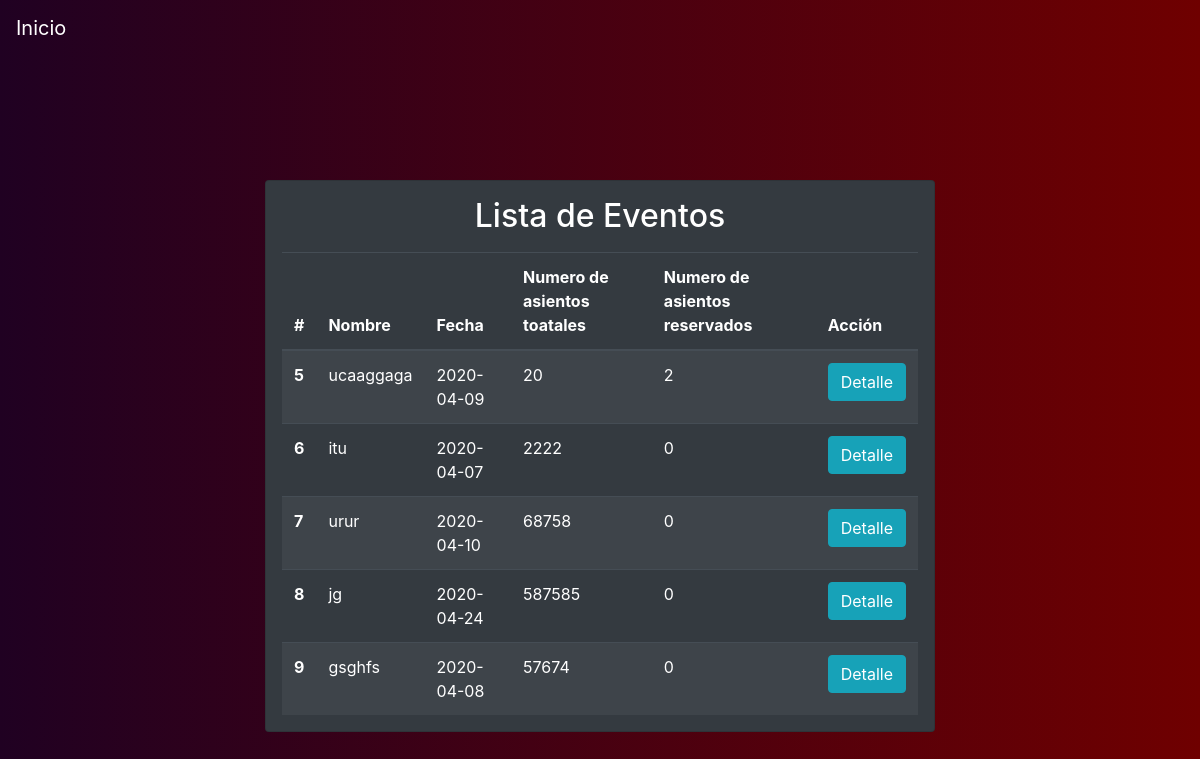
The app's page /events-inactive, older data.
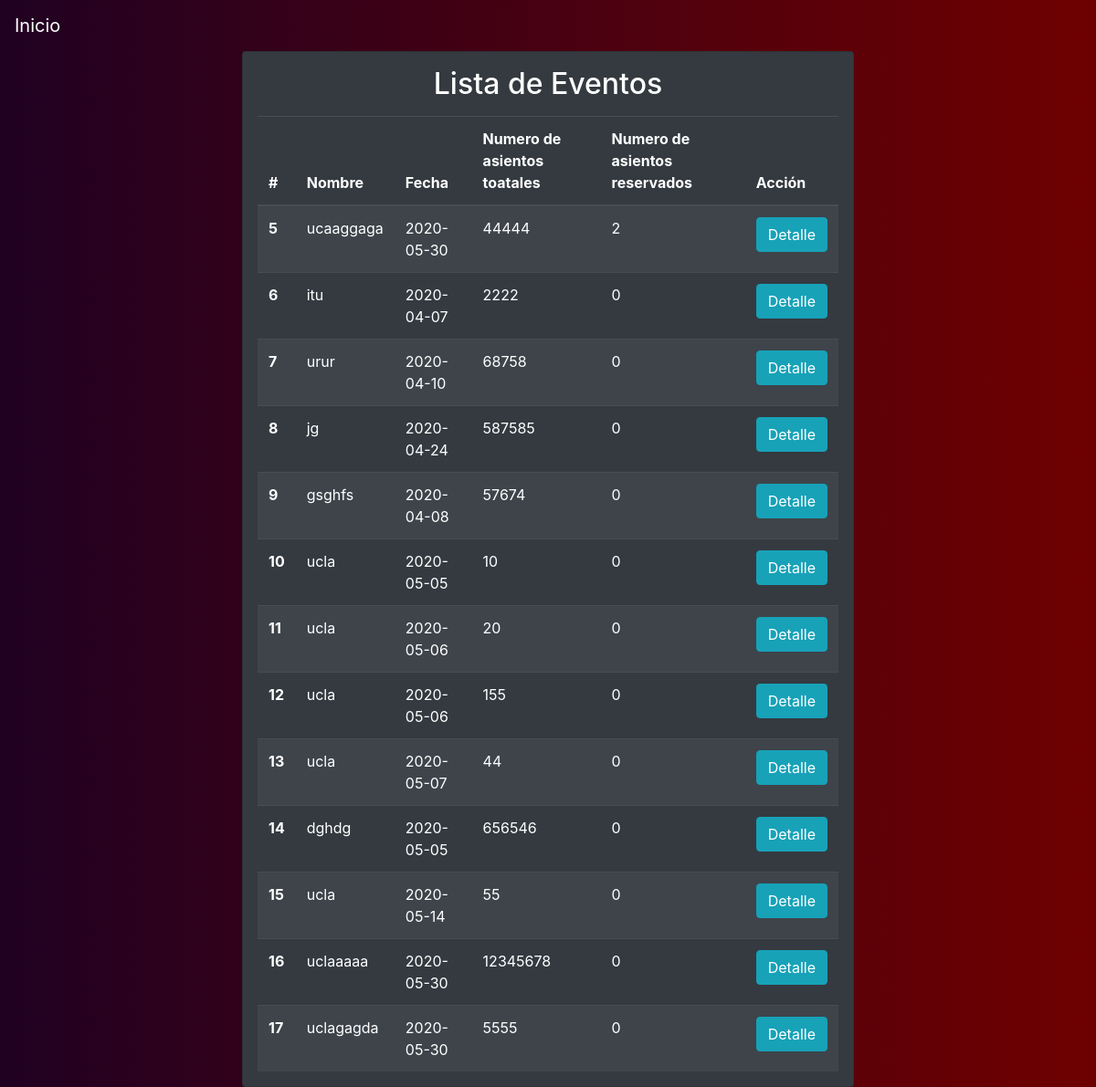
The same page, newer data.
### tables this page shows
CREATE TABLE "Evento"
(
	id INTEGER not null
		constraint Evento_pk
			primary key autoincrement,
	nombre text not null,
	fecha text not null,
	numero_asientos_total int not null,
	numero_asientos_reservados int not null
);

### app.py (the view)
@app.route("/events-inactive")
def events_inactive():
    date = datetime.now().date()
    events = query_db('SELECT * FROM Evento WHERE fecha <= ?', [date])
    return render_template('events_inactive.html', events=events)

### app.py (called while the page is built)
def make_dicts(cursor, row):
    return dict((cursor.description[idx][0], value)
                for idx, value in enumerate(row))

def get_db():
    db = getattr(g, '_database', None)
    if db is None:
        db = g._database = sqlite3.connect(DATABASE)
        db.row_factory = make_dicts
    return db

@app.teardown_appcontext
def close_connection(exception):
    db = getattr(g, '_database', None)
    if db is not None:
        db.close()

def query_db(query, args=(), one=False):
    cur = get_db().execute(query, args)
    rv = cur.fetchall()
    cur.close()
    return (rv[0] if rv else None) if one else rv

### templates/events_inactive.html
{% extends 'layout.html' %}
{% block body %}
<div class="container-fluid">
    <div class="bg-custom row align-items-center justify-content-center vh-100">
        <div class="col-md-7">
            <div class="card bg-dark">
                <div class="car-body text-white mx-3">
                    <h2 class="card-title text-center mt-3"> Lista de Eventos</h2>
                    <table class="table table-striped table-dark my-3 ">
                      <thead>
                        <tr>
                          <th scope="col">#</th>
                          <th scope="col">Nombre</th>
                          <th scope="col">Fecha</th>
                          <th scope="col">Numero de asientos toatales</th>
                          <th scope="col">Numero de asientos reservados</th>
                          <th scope="col">Acción</th>
                        </tr>
                      </thead>
                      <tbody>
                      {% for event in events%}
                        <tr>
                          <th scope="row">{{ event.id }}</th>
                          <td>{{ event.nombre }}</td>
                          <td>{{ event.fecha }}</td>
                          <td>{{ event.numero_asientos_total }}</td>
                          <td>{{ event.numero_asientos_reservados }}</td>
                          <td>
                              <a class="btn btn-info" href="/detail-event/{{event.id}}/{{ event.nombre }}"> Detalle</a>
                          </td>
                        </tr>
                      {% endfor %}
                      </tbody>
                    </table>
                </div>
            </div>
        </div>
    </div>
</div>
{% endblock %}

Row changes from the older to the newer data that the page shows:
changed Evento "ucaaggaga": fecha "2020-04-09" → "2020-05-30"; numero_asientos_total "20" → "44444"
added Evento: id "10", nombre "ucla", fecha "2020-05-05", numero_asientos_total "10", numero_asientos_reservados "0"
added Evento: id "11", nombre "ucla", fecha "2020-05-06", numero_asientos_total "20", numero_asientos_reservados "0"
added Evento: id "12", nombre "ucla", fecha "2020-05-06", numero_asientos_total "155", numero_asientos_reservados "0"
added Evento: id "13", nombre "ucla", fecha "2020-05-07", numero_asientos_total "44", numero_asientos_reservados "0"
added Evento: id "14", nombre "dghdg", fecha "2020-05-05", numero_asientos_total "656546", numero_asientos_reservados "0"
added Evento: id "15", nombre "ucla", fecha "2020-05-14", numero_asientos_total "55", numero_asientos_reservados "0"
added Evento: id "16", nombre "uclaaaaa", fecha "2020-05-30", numero_asientos_total "12345678", numero_asientos_reservados "0"
added Evento: id "17", nombre "uclagagda", fecha "2020-05-30", numero_asientos_total "5555", numero_asientos_reservados "0"
